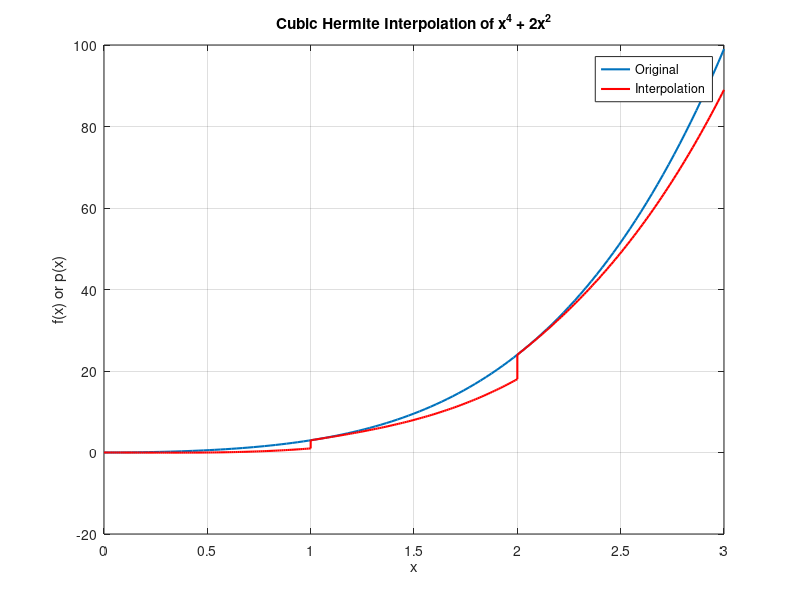

Write MATLAB code to recreate this figure.
% HW6: Q1
% Define the function and its derivative
f = @(x) x.^4 + 2*x.^2;
f_prime = @(x) 4*x.^3 + 4*x;

% Define the interval endpoints
x_points = [0, 1, 2, 3];
f_values = f(x_points);
f_prime_values = f_prime(x_points);

% Initialize empty array to store interpolated curves
x_all = [];
p_all = [];

% Loop through each interval
for i = 2:length(x_points)
    x_i_minus_1 = x_points(i-1);
    x_i = x_points(i);
    h = x_i - x_i_minus_1;
    
    % Calculate alpha
    alpha = (3 / h^2) * (f_prime_values(i-1) + f_prime_values(i)) + ...
            (6 / h^3) * (f_values(i-1) - f_values(i));
    
    % Generate points within the current interval
    x_interval = linspace(x_i_minus_1, x_i, 100);
    
    % Apply the Cubic Hermite Interpolation formula
    p_x = -f_prime_values(i-1) / h .* ((x_interval - x_i).^2 / 2 - h^2 / 2) + ...
          f_prime_values(i) / h .* ((x_interval - x_i_minus_1).^2 / 2) + ...
          alpha * (x_interval - x_i_minus_1).^2 .* ((x_interval - x_i) / 3 - h / 2) + ...
          f_values(i-1);
      
    % Append to the arrays for plotting
    x_all = [x_all, x_interval];
    p_all = [p_all, p_x];
end

% Plot the original function and interpolated curves
figure;
fplot(f, [0, 3], 'LineWidth', 1.5);
hold on;
plot(x_all, p_all, 'r', 'LineWidth', 1.5);
legend('Original', 'Interpolation');
xlabel('x');
ylabel('f(x) or p(x)');
title('Cubic Hermite Interpolation of x^4 + 2x^2');
grid on;
